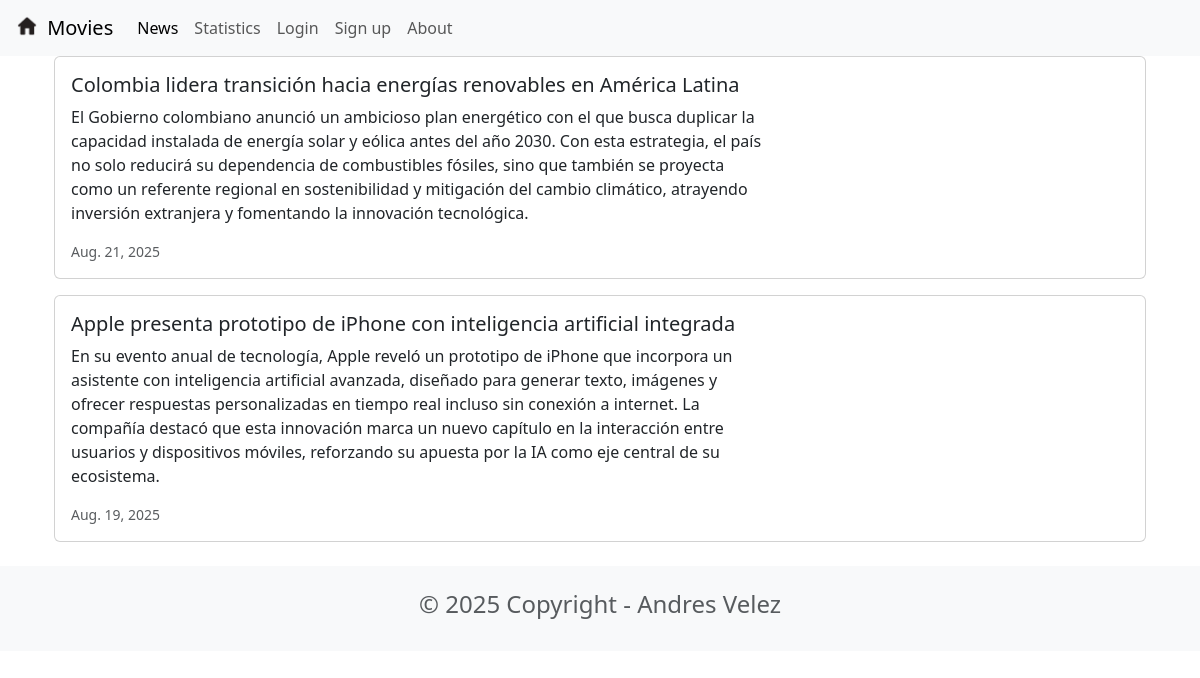
Page /news/ on the committed database.
### news/models.py (models this page shows, shortened)
class News(models.Model):
    headline = models.CharField(max_length=200)
    body = models.TextField()
    date = models.DateField()

### news/views.py (the view)
# urls.py: path('news/', include('news.urls')),
def news(request):
    newss = News.objects.all().order_by('-date')
    return render(request, 'news.html', {'newss': newss})

### news/templates/news.html
{% extends 'base.html' %}
{% block content %}
<div class="container">
    {% for news in newss %}
    <div class="card mb-3">
        <div class="row g-0">
            <div class="col-md-8">
                <div class="card-body">
                    <h5 class="card-title">{{ news.headline }}</h5>
                    <p class="card-text">{{ news.body }}</p>
                    <p class="card-text"><small class="text-muted"> {{ news.date }} </small></p>
                </div>
            </div>
        </div>
    </div>
    {% endfor %}
</div>
{% endblock content %}

### rows in the picture
News: headline "Colombia lidera transición hacia energías renovables en América Latina", body "El Gobierno colombiano anunció un ambicioso plan energético con el que busca duplicar la capacidad instalada de energía solar y eólica antes del año 2030. Con esta estrategia, el país no solo reducirá su dependencia de combustibles fósiles, sino que también se proyecta como un referente regional en sostenibilidad y mitigación del cambio climático, atrayendo inversión extranjera y fomentando la innovación tecnológica.", date "Aug. 21, 2025"
News: headline "Apple presenta prototipo de iPhone con inteligencia artificial integrada", body "En su evento anual de tecnología, Apple reveló un prototipo de iPhone que incorpora un asistente con inteligencia artificial avanzada, diseñado para generar texto, imágenes y ofrecer respuestas personalizadas en tiempo real incluso sin conexión a internet. La compañía destacó que esta innovación marca un nuevo capítulo en la interacción entre usuarios y dispositivos móviles, reforzando su apuesta por la IA como eje central de su ecosistema.", date "Aug. 19, 2025"
